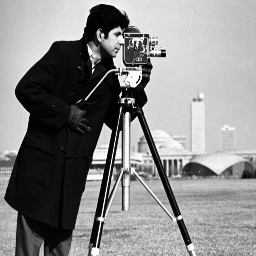
#> input picture ia898-master/data/cameraman.tif, 256 x 256 px
$ jupyter execute --allow-errors Aula7.ipynb   (shell and % lines are left out)
#> lines starting #> are read from the running program, lines starting #| are printed output that depends on the picture
# Aula 7 - 27 de abril de 2017

Transformada de Fourier

# Comentários sobre os exercícios entregues

- affine2
    - duas soluções:
        - indexação dupla, com pontos outside ou inside
        - código anterior, posteriormente zerando pontos outside
- affine_direta
    - duas soluções
        - com clipping, sem necessidade de indexação dupla g[r1,c1] = f
        - condicionante pontos inside ou outside: g[r1[inside],c1[i]]=f[inside]
- ptrans: cuidado na criação da imagem g, o ideal é g = empty_like(f)
- tutorial_conv3
- tutorial_convprop_3

A implementação da convolução do scipy é genérica mas não é mais eficiente que a ia.conv

# Transformada Discreta de Fourier

Funções necessárias:

- iadftmatrix
- iadft
- iaidft
- iadftview
- iafftshift
- iaifftshift
- iaisdftsym
- pconv
- iacos

Demos:

- iadftdecompose
- iacosdemo
- iadftexamples
- iadftmatrixexamples
- iadftscaleproperty
- iaconvteo

http://adessowiki.fee.unicamp.br/adesso/wiki/courseIA8981S2015/aula7/view/

$$ f(x) = cos (\frac{2 \pi}{N} u x) $$

[cell 1]
import matplotlib.pyplot as plt
import numpy as np

N = 100
x = np.arange(N)
u = 1
f = np.cos(2*np.pi * x * u /N )
plt.plot(f)
#print(f)
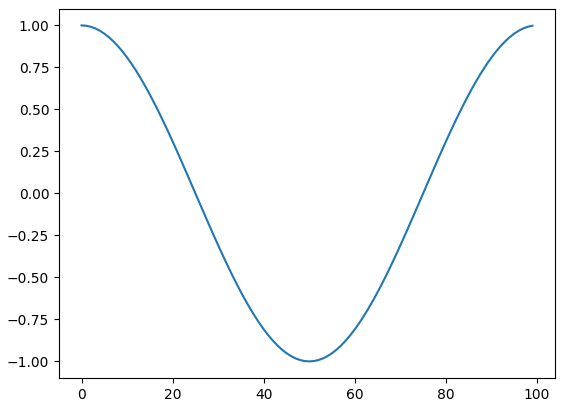
#> figure drawn by matplotlib, 1 panel; curve peaks at x = 0, y = 1

## Significado do u na equação

Dado N amostras, o $u$ na equação $ \cos(\frac{2\pi}{N} u x) $ indica o número de ciclos no espaço de 0 a N-1.

Qual é o período, em pixels deste sinal é $\frac{N}{u}$. Lembrar que o período máximo é $N$ e período mínimo é 2.

## Simetria complexo conjugado para função real

Simetria da Transforma de Fourier para imagens no domínio espacial real, a transformada de Fourier
apresenta simetria conjugada, i.e.: $F(u) = F^*(-u)$

## Cossenoides em imagem

$$ f(x,y) = cos(\frac{2\pi}{N}ux + \frac{2\pi}{M}vy) $$

[cell 2]
N,M = 100,200
u,v = 5,30
phi = 0
x,y = np.indices((N,M))
f = np.cos(2*np.pi*u*x/N + 2*np.pi*v*y/M + phi)
#print(f)
plt.imshow(f,cmap='gray')
plt.colorbar()
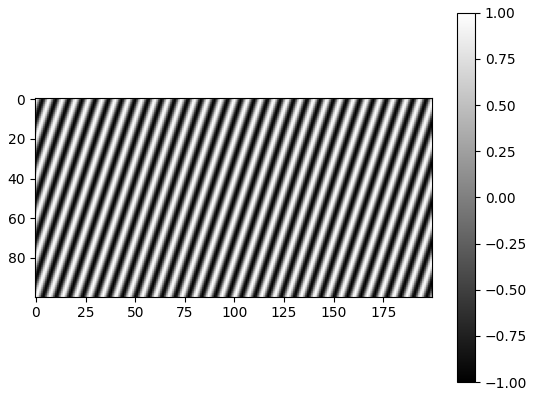
#> figure drawn by matplotlib, 2 panels

## Visualizando a DFT

[cell 3]
import matplotlib.image as mpimg
from numpy.fft import fft2

f = mpimg.imread('../data/cameraman.tif')
#> f is the input picture: shape (256, 256); min 0, max 251, mean 137.1
f2 = np.zeros((128, 256))
f2[:,63:63+8] = 1

plt.imshow(f2,cmap='gray')
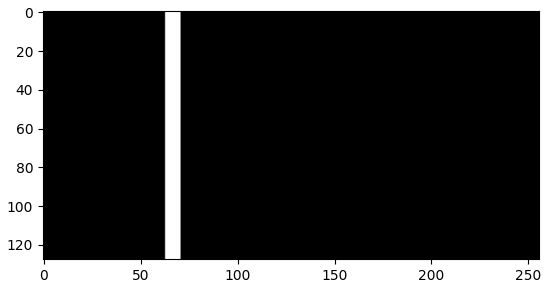
#> figure drawn by matplotlib, 1 panel

[cell 4]
def ptrans(f,t):
    rr,cc = t
    H,W = f.shape

    r = rr%H
    c = cc%W

    g = np.empty_like(f)

    g[:r,:c] = f[H-r:H,W-c:W]
    g[:r,c:] = f[H-r:H,0:W-c]
    g[r:,:c] = f[0:H-r,W-c:W]
    g[r:,c:] = f[0:H-r,0:W-c]

    return g

[cell 5]
faux = np.ones_like(f)
f1 = np.zeros_like(f)
f1[0,0]= 1


faux = f
F = fft2(faux)
H,W = faux.shape
#> H = 256; W = 256
#print(np.abs(F))
#plt.figure(figsize=(12,12))
plt.imshow(np.log(np.abs(ptrans(F,(H//2,W//2))+1)),cmap='gray')
print(F[0,0])
#| (8982753+0j)
print(F)
#> (printed output is left out)
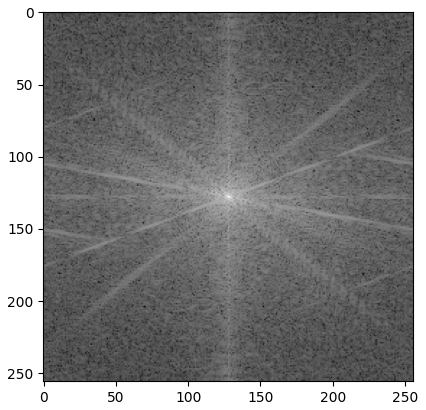
#> figure drawn by matplotlib, 1 panel
